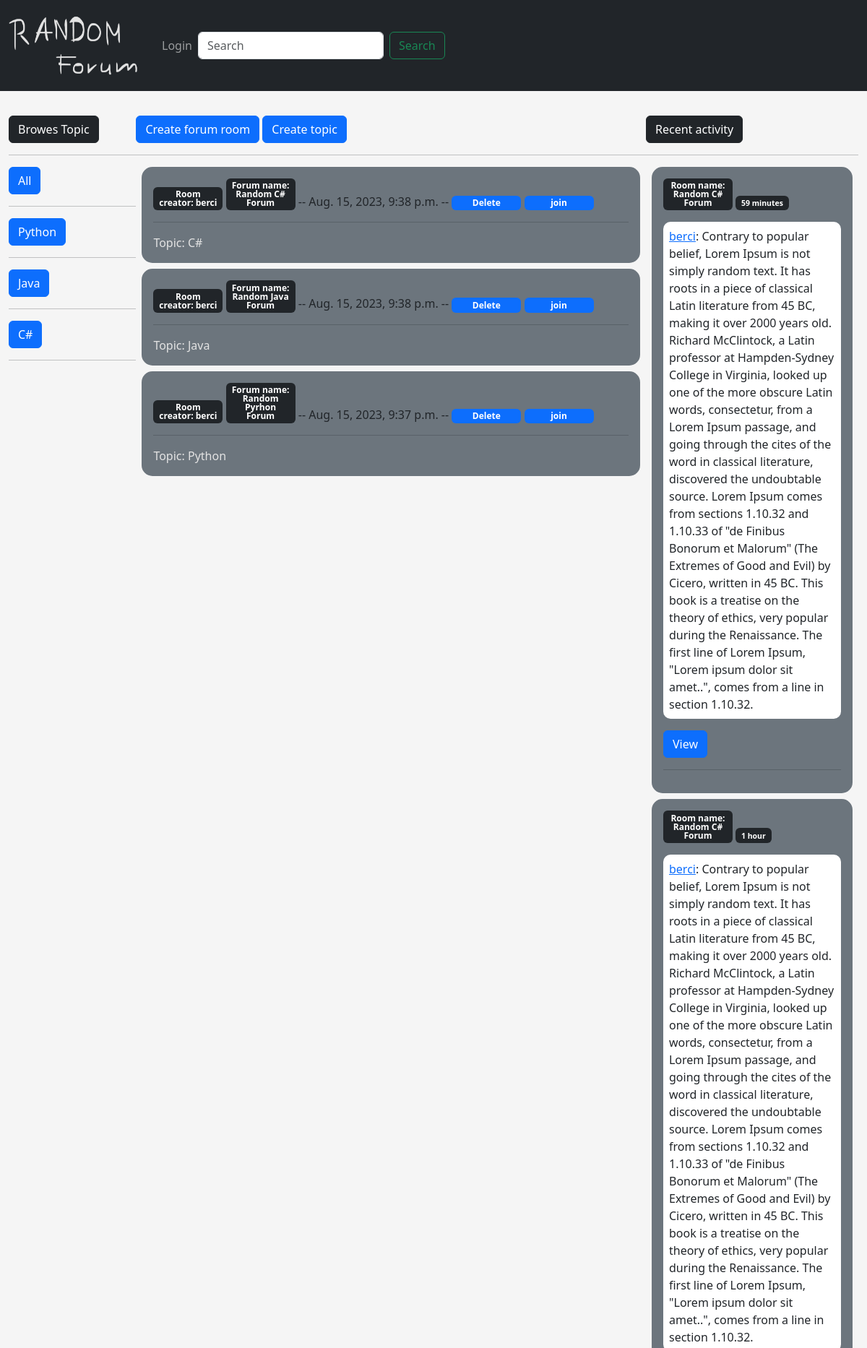
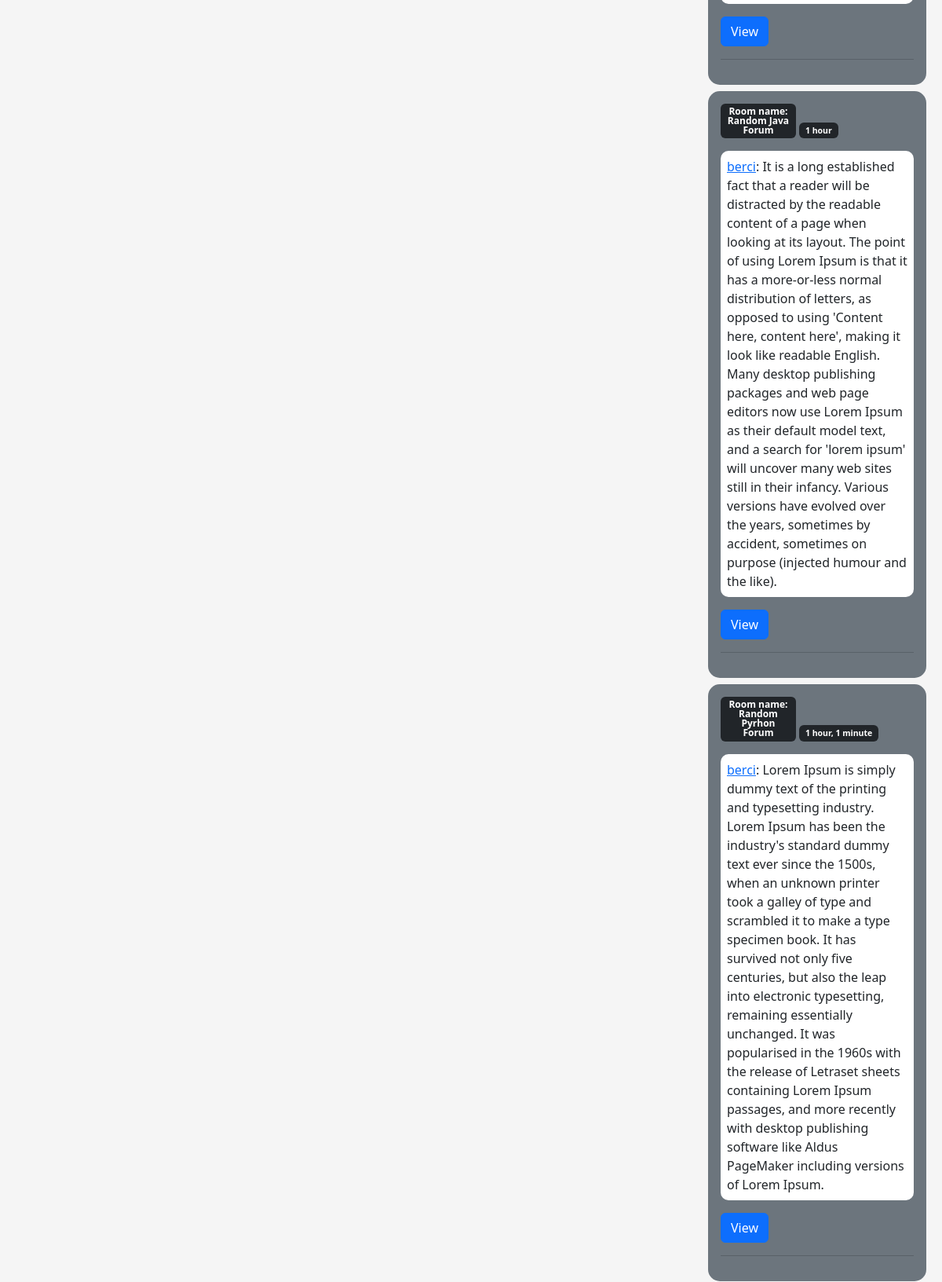
The page / (upper part) on the database its author committed (2 pictures, top to bottom).
### base/models.py (models this page shows, shortened)
class Topic(models.Model):
    name = models.CharField(max_length=50)
    def __str__(self):
        return self.name

class ForumRoom(models.Model):
    creator = models.ForeignKey(User, on_delete=models.SET_NULL, null=True)
    name = models.CharField(max_length=50)
    topic = models.ForeignKey(Topic, on_delete=models.SET_NULL, null=True)
    description = models.TextField()
    participiants = models.ManyToManyField(User, related_name='participiants', blank=True)
    updated = models.DateTimeField(auto_now=True)
    created_at = models.DateTimeField(auto_now_add=True)
    class Meta:
        ordering = ['-created_at']

class Message(models.Model):
    user = models.ForeignKey(User, on_delete=models.CASCADE, null=False)
    room = models.ForeignKey(ForumRoom, on_delete=models.CASCADE, null=False)
    body = models.TextField()
    updated = models.DateTimeField(auto_now=True)
    created_at = models.DateTimeField(auto_now_add=True)
    class Meta:
        ordering = ['-updated']

### base/views.py (the view)
# urls.py: path('', views.index, name='index'),
def index(request):
    q = request.GET.get('q') if request.GET.get('q') != None else ''
    rooms = ForumRoom.objects.filter(
        Q(topic__name__icontains=q) |
        Q(name__icontains=q) |
        Q(description__icontains=q) |
        Q(creator__username__icontains=q)
    )
    topics = Topic.objects.all()[:5]
    roomMessages = Message.objects.all()[:5]
    context = {'rooms': rooms, 'roomMessages': roomMessages, 'topics': topics}
    return render(request, 'base/home.html', context)

### base/templates/base/home.html
{% extends 'index.html' %}
{% block content %}
<div class="home-container">
    <div>
        {% include 'base/topic.html' %}
    </div>
    <div>
        <a class="btn btn-primary" href="{% url 'createRoom' %}" role="button">Create forum room</a>  <a class="btn btn-primary" href="{% url 'createTopic' %}" role="button">Create topic</a>
        <hr>
        {% for room in rooms %}
            <div class="bg-secondary element-name">
                <a class="a badge bg-dark text-wrap" href="{% url 'profilePage' room.creator.id%}">Room creator: {{ room.creator }}</a>
                <a class="a badge bg-dark text-wrap">Forum name: {{room.name}}</a> -- {{room.created_at}} -- <a class="a badge bg-primary text-wrap" href = "{% url 'deleteRoom' room.id %}">Delete</a> <a class="a badge bg-primary text-wrap" href="{% url 'roomPage' room.id %}?q=room.name">join</a>
                <hr>
                <a class="a" href="{% url 'index' %}?q={{room.topic.name}}">Topic: {{room.topic}}</a>
            </div>
        {% endfor %}
    </div>
    <div>
        {% include 'base/acitivity.html' %}
    </div>
</div>
{% endblock content %}

### base/templates/base/topic.html
    <div class="btn btn-dark">Browes Topic</div>
    <hr>
    <a href="{% url 'index' %}" class="btn btn-primary">All</a>
    <hr>
    {% for topic in topics %}
        <div >
            <a href="{% url 'index' %}?q={{topic.name}}" class="btn btn-primary">{{topic.name}}</a>
            <hr>
        </div>
    {% endfor %}

### base/templates/base/acitivity.html
    <div class="btn btn-dark">Recent activity</div>
    <hr>
    {% for message in roomMessages %}
        <div class="bg-secondary element-name">
            <strong class="a badge bg-dark text-wrap">Room name: {{ message.room.name }}</strong>
            <p class="badge bg-dark text-wrap"><small> {{message.created_at | timesince}}</small></p>
            <p class="message"><a href="{% url 'profilePage' message.user.id%}">{{message.user}}</a>: {{message.body}} </p>
            <form action="{% url 'roomPage' message.room.id %}">
                <input class="btn btn-primary" type="submit" value="View" />
            </form>
            <hr>
        </div>
    {% endfor %}

### static/styles/index.css (style rules this page uses)
body { background-color: whitesmoke !important; }
.a { width: 6rem; color: #e3e3e3; text-decoration: none; }
.home-container { width: 100%; display: flex; justify-content: center; align-content: center; }
.home-container > div:nth-of-type(1) { width: 15%; }
.home-container > div:nth-of-type(2) { width: 60%; }
.home-container > div:nth-of-type(3) { width: 25%; }
.element-name { margin:0.5em; padding:1em; border-radius: 15px; }
.message { background-color: white; border-radius: 10px; padding: 0.5em; max-width: 55em; word-break: break-word }

### rows shown on the page
Topic: name "Python"
Topic: name "Java"
Topic: name "C#"
ForumRoom: creator "berci", name "Random C# Forum", created_at "Aug. 15, 2023, 9:38 p.m.", topic "C#"
ForumRoom: creator "berci", name "Random Java Forum", created_at "Aug. 15, 2023, 9:38 p.m.", topic "Java"
ForumRoom: creator "berci", name "Random Pyrhon Forum", created_at "Aug. 15, 2023, 9:37 p.m.", topic "Python"
Message: room.name "Random C# Forum", created_at "59 minutes", user "berci", body "Contrary to popular belief, Lorem Ipsum is not simply random text. It has roots in a piece of classical Latin literature from 45 BC, making it over 2000 years old. Richard McClintock, a Latin professor at Hampden-Sydney College in Virginia, looked up one of the more obscure Latin words, consectetur, from a Lorem Ipsum passage, and going through the cites of the word in classical literature, discovered the undoubtable source. Lorem Ipsum comes from sections 1.10.32 and 1.10.33 of \"de Finibus Bonorum et Malorum\" (The Extremes of Good and Evil) by Cicero, written in 45 BC. This book is a treatise on the theory of ethics, very popular during the Renaissance. The first line of Lorem Ipsum,…"
Message: room.name "Random C# Forum", created_at "1 hour", user "berci", body "Contrary to popular belief, Lorem Ipsum is not simply random text. It has roots in a piece of classical Latin literature from 45 BC, making it over 2000 years old. Richard McClintock, a Latin professor at Hampden-Sydney College in Virginia, looked up one of the more obscure Latin words, consectetur, from a Lorem Ipsum passage, and going through the cites of the word in classical literature, discovered the undoubtable source. Lorem Ipsum comes from sections 1.10.32 and 1.10.33 of \"de Finibus Bonorum et Malorum\" (The Extremes of Good and Evil) by Cicero, written in 45 BC. This book is a treatise on the theory of ethics, very popular during the Renaissance. The first line of Lorem Ipsum,…"
Message: room.name "Random Java Forum", created_at "1 hour", user "berci", body "It is a long established fact that a reader will be distracted by the readable content of a page when looking at its layout. The point of using Lorem Ipsum is that it has a more-or-less normal distribution of letters, as opposed to using 'Content here, content here', making it look like readable English. Many desktop publishing packages and web page editors now use Lorem Ipsum as their default model text, and a search for 'lorem ipsum' will uncover many web sites still in their infancy. Various versions have evolved over the years, sometimes by accident, sometimes on purpose (injected humour and the like)."
Message: room.name "Random Pyrhon Forum", created_at "1 hour, 1 minute", user "berci", body "Lorem Ipsum is simply dummy text of the printing and typesetting industry. Lorem Ipsum has been the industry's standard dummy text ever since the 1500s, when an unknown printer took a galley of type and scrambled it to make a type specimen book. It has survived not only five centuries, but also the leap into electronic typesetting, remaining essentially unchanged. It was popularised in the 1960s with the release of Letraset sheets containing Lorem Ipsum passages, and more recently with desktop publishing software like Aldus PageMaker including versions of Lorem Ipsum."
